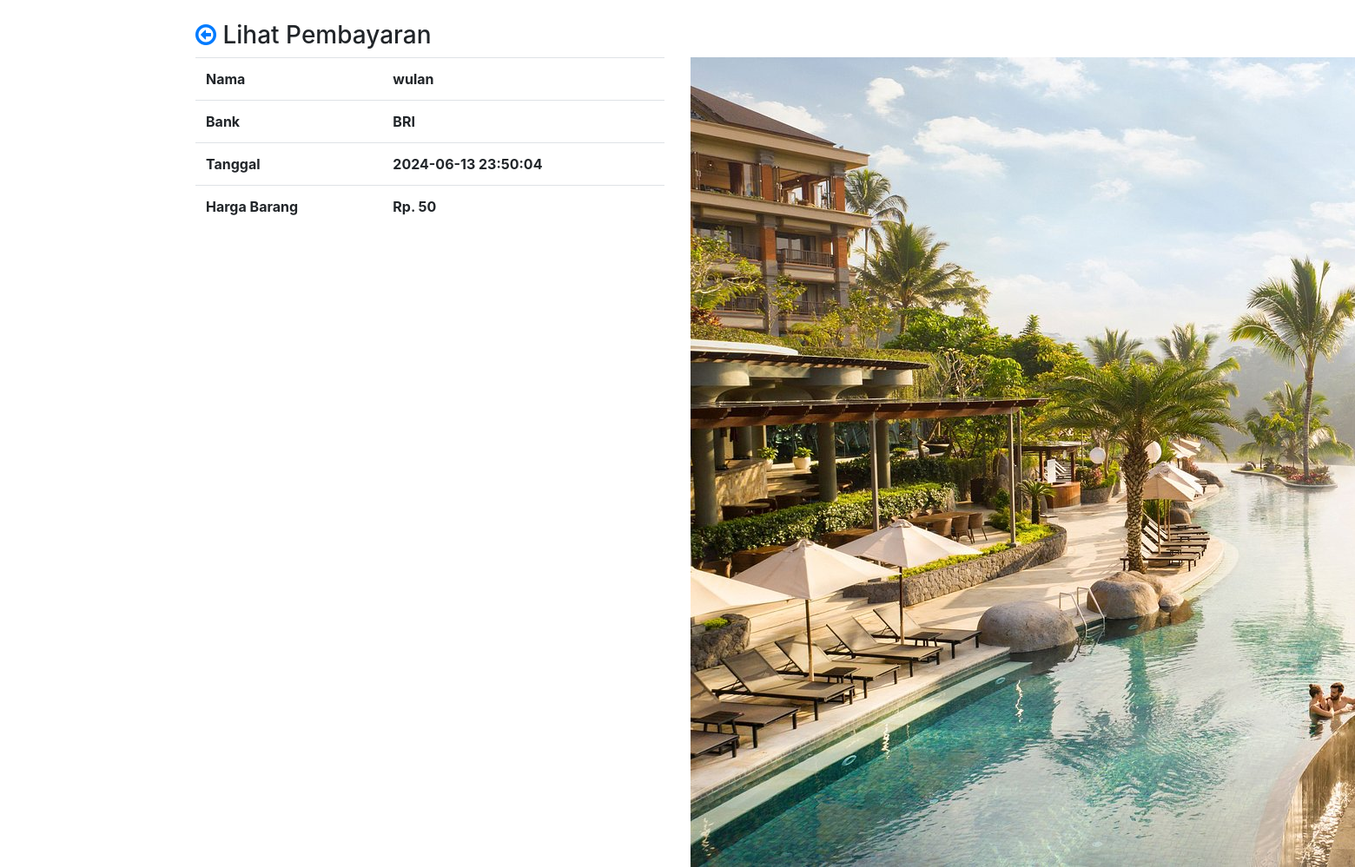
Screenshot of /lihat_pembayaran.php?id=39 (signed in) with the database file from the repository.
### tables this page shows
CREATE TABLE `pembayaran` (
  `id_pembayaran` int(11) NOT NULL,
  `id_pembelian` varchar(17) NOT NULL,
  `Nama` varchar(40) NOT NULL,
  `Bank` varchar(50) NOT NULL,
  `tanggal` date NOT NULL,
  `Bukti` varchar(255) NOT NULL,
  `Jumlah` int(11) NOT NULL
);

### lihat_pembayaran.php (the view, shortened to what this page needs)
<?php
require 'admin/dist/functions.php';
$idPembelian = $_GET["id"];
$ambil = mysqli_query($conn, "SELECT * FROM pembayaran LEFT JOIN pembelian_barang ON pembayaran.id_pembelian=pembelian_barang.id_pembelian WHERE pembelian_barang.id_pembelian = '$idPembelian'");
$dataBarang = mysqli_fetch_assoc($ambil);
$tanggalPembelian = $dataBarang['tanggal'] . date(' H:i:s');
?>
<!DOCTYPE html>
<html lang="en">
<head>
    <link rel="stylesheet" href="assets/bootstrap/css/bootstrap.min.css">
    <link rel="stylesheet" href="assets/fonts/font-awesome.min.css">
    <link rel="stylesheet" href="assets/fonts/ionicons.min.css">
    <link rel="stylesheet" href="assets/css/Check-Out-Page-V100.css">
    <link rel="stylesheet" href="assets/css/ebs-contact-form-1.css">
    <link rel="stylesheet" href="assets/css/ebs-contact-form.css">
    <link rel="stylesheet" href="assets/css/Header-Blue.css">
    <link rel="stylesheet" href="assets/css/Login-Form-Clean.css">
    <link rel="stylesheet" href="assets/css/Navigation-with-Search.css">
    <link rel="stylesheet" href="assets/css/Pretty-Product-List.css">
    <link rel="stylesheet" href="assets/css/Profile-Edit-Form-1.css">
    <link rel="stylesheet" href="assets/css/Profile-Edit-Form.css">
    <link rel="stylesheet" href="assets/css/Registration-Form-with-Photo.css">
    <link rel="stylesheet" href="assets/css/styles.css">
    <link rel="stylesheet" href="assets/css/WOWSlider-about-us-1.css">
    <link rel="stylesheet" href="assets/css/WOWSlider-about-us-2.css">
    <link rel="stylesheet" href="assets/css/WOWSlider-about-us.css">
</head>
<body>
    <div class="container">
        <h3 class="mt-4">
            <a href="riwayat.php" class="">
                <i class="fa fa-arrow-circle-o-left" aria-hidden="true">
                </i>
            </a> Lihat Pembayaran
        </h3>
        <div class="row">
            <div class="col-md-6">
                <table class="table">
                    <tr>
                        <th>Nama</th>
                        <th><?= $dataBarang["Nama"] ?></th>
                    </tr>
                    <tr>
                        <th>Bank</th>
                        <th><?= $dataBarang["Bank"] ?></th>
                    </tr>
                    <tr>
                        <th>Tanggal</th>
                        <th><?= $tanggalPembelian ?></th>
                    </tr>
                    <tr>
                        <th>Harga Barang</th>
                        <th>Rp. <?= number_format($dataBarang["Jumlah"], 0, ',', '.') ?></th>
                    </tr>
                </table>
            </div>
            <div class="col-md-6">
                <img src="bukti-pembayaran/<?= $dataBarang["Bukti"] ?>" alt="" class="img-responsive">
            </div>
        </div>
    </div>
</body>
</html>

### rows the page displays
pembayaran: Nama "wulan", Bank "BRI", Jumlah "50", Bukti (picture)
